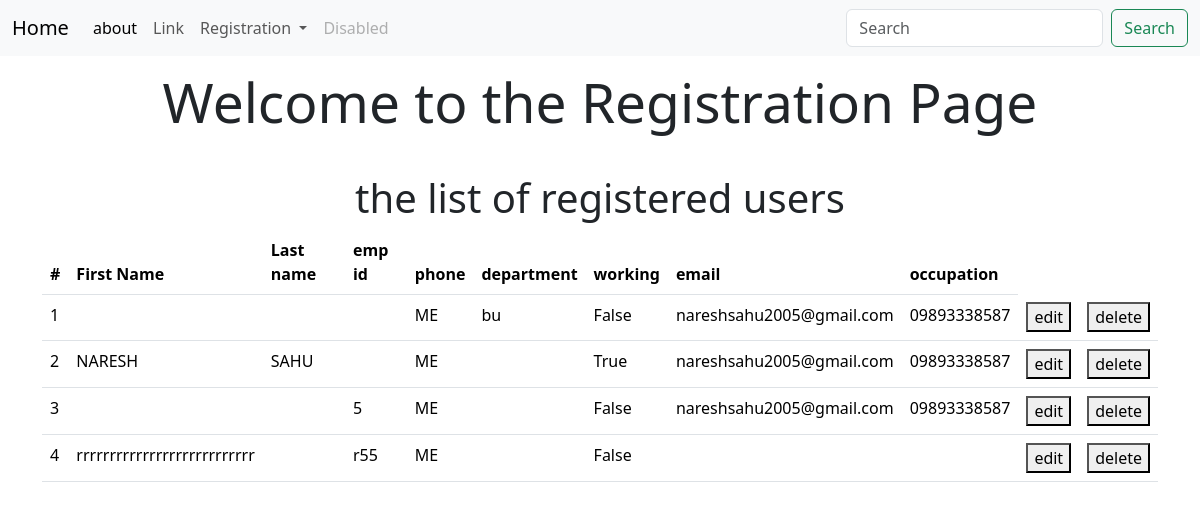
The page /registration/user-data/ on the database its author committed.
### registration/models.py (models this page shows)
class user(models.Model):
    First_name=models.CharField(max_length=200)
    L_name=models.CharField(max_length=200)
    user_id=models.CharField(max_length=200)
    phone=models.CharField(max_length=200)
    occupation=models.CharField(max_length=200)
    email=models.CharField(max_length=200)
    department=models.CharField(max_length= 10,default='SOME STRING')
    working=models.BooleanField(default=True)

### registration/views.py (the view)
# urls.py: path("user-data/",user_data),
def user_data(request):
    users=user.objects.all()
    return render(request,"user_data.html", {"users":users})

### templates/user_data.html
{% include 'navbar.html' %}
<h1 style="text-align: center;">the list of registered users </h1>
<div class="container">
    <table class="table">
        <thead>
          <tr>
            <th scope="col">#</th>
            <th scope="col">First Name</th>
            <th scope="col">Last name</th>
            <th scope="col">emp id</th>
            <th scope="col">phone</th>
            <th scope="col">department</th>
            <th scope="col">working</th>
            <th scope="col">email</th>
            <th scope="col">occupation</th>
          </tr>
        </thead>
        <tbody>
          {% for e in users %}
          <tr>
            <td>{{forloop.counter}}</td>
            <td>{{e.First_name}}</td>
            <td>{{e.L_name}}</td>
            <td>{{e.user_id}}</td>
            <td>{{e.department}}</td>
            <td>{{e.occupation}}</td>
            <td>{{e.working}}</td>
            <td>{{e.email}}</td>
            <td>{{e.phone}}</td>
            <td><a href=""><button>edit</button></a></td>
            <td><a href="/registration/delete-user/{{e.user_id}}"><button>delete</button></a></td>
          </tr>
          {% endfor %}
        </tbody>
      </table>
</div>

### templates/navbar.html (shortened to what this page needs)
<!doctype html>
<html lang="en">
<head>
  <link href="https://cdn.jsdelivr.net/npm/bootstrap@5.3.3/dist/css/bootstrap.min.css" rel="stylesheet"
>
</head>
<body>
  <nav class="navbar navbar-expand-lg bg-body-tertiary">
    <div class="container-fluid">
      <a class="navbar-brand" href="#">Home</a>
      <div class="collapse navbar-collapse" id="navbarSupportedContent">
        <ul class="navbar-nav me-auto mb-2 mb-lg-0">
          <li class="nav-item">
            <a class="nav-link active" aria-current="page" href="/about-us/">about</a>
          </li>
          <li class="nav-item">
            <a class="nav-link" href="#">Link</a>
          </li>
          <li class="nav-item dropdown">
            <a class="nav-link dropdown-toggle" href="#" role="button" data-bs-toggle="dropdown" aria-expanded="false">
              Registration
            </a>
          </li>
          <li class="nav-item">
            <a class="nav-link disabled" aria-disabled="true">Disabled</a>
          </li>
        </ul>
        <form class="d-flex" role="search">
          <input class="form-control me-2" type="search" placeholder="Search" aria-label="Search">
          <button class="btn btn-outline-success" type="submit">Search</button>
        </form>
      </div>
    </div>
  </nav>
  <div style="text-align: center;font-size: 55px;padding-top: 5px;padding-bottom: 30px;">Welcome to the Registration Page</div>
</body>
</html>

### rows shown on the page
user: department "ME", occupation "bu", working "False", email "nareshsahu2005@gmail.com", phone "09893338587"
user: First_name "NARESH", L_name "SAHU", department "ME", working "True", email "nareshsahu2005@gmail.com", phone "09893338587"
user: user_id "5", department "ME", working "False", email "nareshsahu2005@gmail.com", phone "09893338587"
user: First_name "rrrrrrrrrrrrrrrrrrrrrrrrrrr", user_id "r55", department "ME", working "False"
